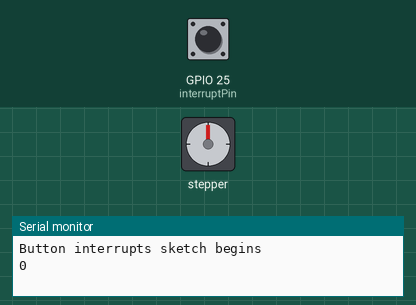
This sketch was run on a simulated ESP32. On the bench: stepper motor, the last lines printed to the serial monitor. Wiring (inferred from the names in the program): stepper motor driver (1000 steps per turn assumed): step GPIO 32; direction GPIO 33. Inputs (shaded band) come from the test bench; at power-on: GPIO 25 (interruptPin) HIGH.

Above: at 1.2 s.
1.3 s: GPIO 25 (interruptPin) pulled LOW for 0.15 s
At 2.7 s:
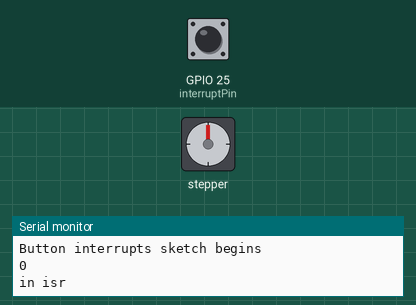
At 17.5 s:
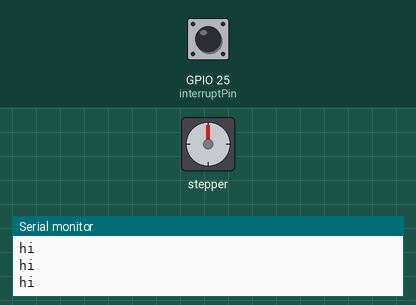
Timing chart, 0 to 56.9 s (numbered marks = the images above; inputs shaded):
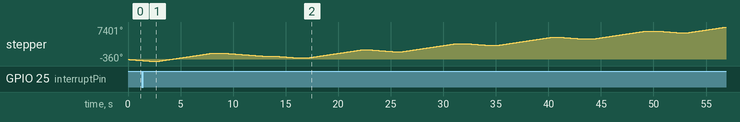

The sketch:

stepper_control_A4988.ino
```cpp
/*Example sketch to control a stepper motor with A4988 stepper motor driver and Arduino without a library. More info: https://www.makerguides.com */

// Define stepper motor connections and steps per revolution:
#define dirPin 33
#define stepPin 32
#define stepsPerRevolution 1000

// button definitions and ISR
const int interruptPin = 25;
volatile bool buttonFlag = false;
volatile int interruptOccurrences = 0;
int nInterrupts = 0;

portMUX_TYPE mux = portMUX_INITIALIZER_UNLOCKED;

//ISR that when called shows that the button has been pressed.
void IRAM_ATTR handleButtonInterrupt() {
  buttonFlag = true;
  Serial.println("in isr");
}

void setup() {
  // Declare pins as output:
  pinMode(stepPin, OUTPUT);
  pinMode(dirPin, OUTPUT);

  // button stuff
  Serial.begin(115200);
  Serial.println("Button interrupts sketch begins");
  pinMode(interruptPin, INPUT_PULLUP);
  attachInterrupt(digitalPinToInterrupt(interruptPin), handleButtonInterrupt, FALLING);

}

void loop() {
  Serial.println(buttonFlag);
  if (buttonFlag == true) {
    Serial.println("made it in the buttonFlag if");
    // Set the spinning direction counterclockwise:
    digitalWrite(dirPin, LOW);
    // Spin the stepper motor 1 revolution quickly:
    for (int i = 0; i < 2* stepsPerRevolution; i++) {
      Serial.println("hi");
      // These four lines result in 1 step:
      digitalWrite(stepPin, HIGH);
      delayMicroseconds(1000);
      digitalWrite(stepPin, LOW);
      delayMicroseconds(1000);
    }
    buttonFlag = false;
    delay(1000);
  }
  /*
    // Set the spinning direction clockwise:
    digitalWrite(dirPin, HIGH);
    // Spin the stepper motor 1 revolution slowly:
    for (int i = 0; i < stepsPerRevolution; i++) {
      // These four lines result in 1 step:
      digitalWrite(stepPin, HIGH);
      delayMicroseconds(2000);
      digitalWrite(stepPin, LOW);
      delayMicroseconds(2000);
    }
    delay(1000);*/
  // Set the spinning direction counterclockwise:
  digitalWrite(dirPin, LOW);
  // Spin the stepper motor 1 revolution quickly:
  for (int i = 0; i < stepsPerRevolution; i++) {
    // These four lines result in 1 step:
    digitalWrite(stepPin, HIGH);
    delayMicroseconds(1000);
    digitalWrite(stepPin, LOW);
    delayMicroseconds(1000);
  }
  delay(1000);
  // Set the spinning direction clockwise:
  digitalWrite(dirPin, HIGH);
  // Spin the stepper motor 5 revolutions fast:
  for (int i = 0; i < 5 * stepsPerRevolution; i++) {
    // These four lines result in 1 step:
    digitalWrite(stepPin, HIGH);
    delayMicroseconds(500);
    digitalWrite(stepPin, LOW);
    delayMicroseconds(500);
  }
  delay(1000);
  /*
    // Set the spinning direction counterclockwise:
    digitalWrite(dirPin, LOW);
    //Spin the stepper motor 5 revolutions fast:
    for (int i = 0; i < 5 * stepsPerRevolution; i++) {
    // These four lines result in 1 step:
    digitalWrite(stepPin, HIGH);
    delayMicroseconds(500);
    digitalWrite(stepPin, LOW);
    delayMicroseconds(500);
    }
    delay(1000);*/
}
```
